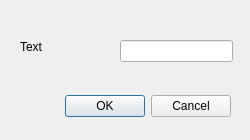
<?xml version="1.0" encoding="UTF-8"?>
<ui version="4.0">
 <class>DialogErster</class>
 <widget class="QDialog" name="DialogErster">
  <property name="geometry">
   <rect>
    <x>0</x>
    <y>0</y>
    <width>250</width>
    <height>140</height>
   </rect>
  </property>
  <property name="windowTitle">
   <string>Dialog</string>
  </property>
  <widget class="QDialogButtonBox" name="buttonBox">
   <property name="geometry">
    <rect>
     <x>20</x>
     <y>90</y>
     <width>211</width>
     <height>32</height>
    </rect>
   </property>
   <property name="orientation">
    <enum>Qt::Orientation::Horizontal</enum>
   </property>
   <property name="standardButtons">
    <set>QDialogButtonBox::StandardButton::Cancel|QDialogButtonBox::StandardButton::Ok</set>
   </property>
  </widget>
  <widget class="QLineEdit" name="edtText">
   <property name="geometry">
    <rect>
     <x>120</x>
     <y>40</y>
     <width>113</width>
     <height>22</height>
    </rect>
   </property>
  </widget>
  <widget class="QLabel" name="labText">
   <property name="geometry">
    <rect>
     <x>20</x>
     <y>40</y>
     <width>53</width>
     <height>14</height>
    </rect>
   </property>
   <property name="text">
    <string>Text</string>
   </property>
  </widget>
 </widget>
 <resources/>
 <connections>
  <connection>
   <sender>buttonBox</sender>
   <signal>accepted()</signal>
   <receiver>DialogErster</receiver>
   <slot>accept()</slot>
   <hints>
    <hint type="sourcelabel">
     <x>248</x>
     <y>254</y>
    </hint>
    <hint type="destinationlabel">
     <x>157</x>
     <y>274</y>
    </hint>
   </hints>
  </connection>
  <connection>
   <sender>buttonBox</sender>
   <signal>rejected()</signal>
   <receiver>DialogErster</receiver>
   <slot>reject()</slot>
   <hints>
    <hint type="sourcelabel">
     <x>316</x>
     <y>260</y>
    </hint>
    <hint type="destinationlabel">
     <x>286</x>
     <y>274</y>
    </hint>
   </hints>
  </connection>
 </connections>
</ui>
